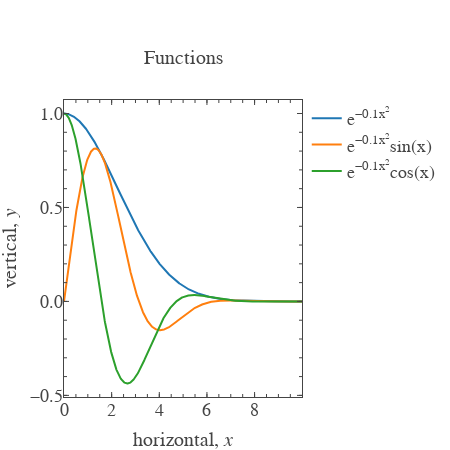

The cell this chart's notebook holds for it:
### Code cell
plt.show(scatter_list)

### Figure 1 — Plotly figure (JSON) as saved in the notebook; plotly's stock layout.template omitted (floating-point values rounded to 4 significant figures; data arrays with more than 128 entries replaced by an {"elided": "..."} marker saying what was removed)
{"data": [{"name": "e<sup>−0.1x<sup>2</sup></sup>", "type": "scatter", "uid": "a5e9e217-a588-42fc-a32b-5676461f66e1", "x": {"elided": "1000 float values"}, "y": {"elided": "1000 float values"}}, {"name": "e<sup>−0.1x<sup>2</sup></sup>sin(x)", "type": "scatter", "uid": "6d7b4cbe-0b38-4a54-a033-00bede78712c", "x": {"elided": "1000 float values"}, "y": {"elided": "1000 float values"}}, {"name": "e<sup>−0.1x<sup>2</sup></sup>cos(x)", "type": "scatter", "uid": "e58f49b7-9d7e-409a-ba3e-a5d11f3541b2", "x": {"elided": "1000 float values"}, "y": {"elided": "1000 float values"}}, {"type": "scatter", "uid": "5500e38d-c267-4fb0-8e6f-92d7e77c799c", "visible": false, "xaxis": "x101", "yaxis": "y101"}, {"type": "scatter", "uid": "81ffcddd-48e0-4f06-8d51-a030182e0d0b", "visible": false, "xaxis": "x201", "yaxis": "y201"}], "layout": {"annotations": [{"font": {"family": "Arial", "size": 20}, "name": "title", "showarrow": false, "text": "Functions", "x": 0.5, "xanchor": "center", "xref": "paper", "y": 1, "yanchor": "bottom", "yref": "paper", "yshift": 30}], "font": {"family": "Arial", "size": 18}, "height": 450, "legend": {}, "margin": {"b": 10, "l": 10, "r": 10}, "titlefont": {"family": "Arial", "size": 20}, "width": 450, "xaxis": {"automargin": true, "dtick": 2, "hoverformat": ".f", "range": [0, 9.99], "showgrid": false, "showline": false, "showticklabels": true, "ticklen": 5, "ticks": "inside", "title": "horizontal, <i>x</i>", "titlefont": {"family": "Arial", "size": 20}, "zeroline": false}, "xaxis101": {"anchor": "y", "automargin": true, "dtick": 2, "overlaying": "x", "range": [0, 9.99], "scaleanchor": "x", "showgrid": false, "showline": false, "showticklabels": false, "side": "top", "ticklen": 5, "ticks": "inside", "zeroline": false}, "xaxis201": {"anchor": "y", "automargin": true, "dtick": 0.5, "mirror": "ticks", "overlaying": "x", "range": [0, 9.99], "scaleanchor": "x", "showgrid": false, "showline": true, "showticklabels": false, "ticklen": 3, "ticks": "inside", "zeroline": false}, "yaxis": {"automargin": true, "dtick": 0.5, "hoverformat": ".f", "range": [-0.5086, 1.072], "showgrid": false, "showline": false, "showticklabels": true, "tickformat": ".1f", "ticklen": 5, "ticks": "inside", "title": "vertical, <i>y</i>", "titlefont": {"family": "Arial", "size": 20}, "zeroline": false}, "yaxis101": {"anchor": "x", "automargin": true, "dtick": 0.5, "overlaying": "y", "range": [-0.5086, 1.072], "scaleanchor": "y", "showgrid": false, "showline": false, "showticklabels": false, "side": "right", "ticklen": 5, "ticks": "inside", "zeroline": false}, "yaxis201": {"anchor": "x", "automargin": true, "dtick": 0.1, "mirror": "ticks", "overlaying": "y", "range": [-0.5086, 1.072], "scaleanchor": "y", "showgrid": false, "showline": true, "showticklabels": false, "ticklen": 3, "ticks": "inside", "zeroline": false}}}
